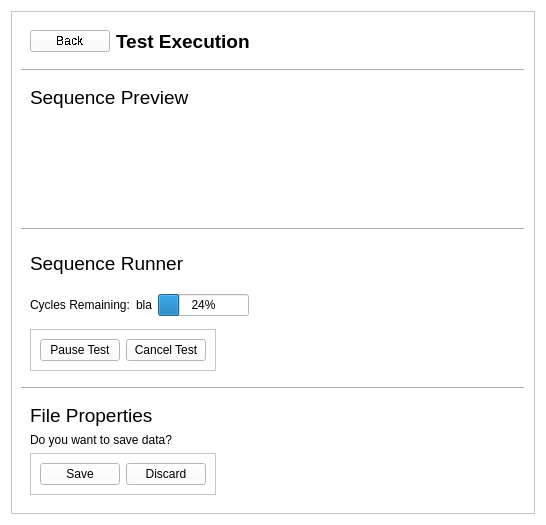
<?xml version="1.0" encoding="UTF-8"?>
<ui version="4.0">
 <class>Frame</class>
 <widget class="QFrame" name="Frame">
  <property name="geometry">
   <rect>
    <x>0</x>
    <y>0</y>
    <width>546</width>
    <height>525</height>
   </rect>
  </property>
  <property name="windowTitle">
   <string>Frame</string>
  </property>
  <property name="styleSheet">
   <string notr="true">*{
	background-color: rgb(255, 255, 255);
}



#headerLine{
	
	color: rgb(0, 0, 0);
}</string>
  </property>
  <layout class="QVBoxLayout" name="verticalLayout">
   <item>
    <widget class="QScrollArea" name="scrollArea">
     <property name="sizeAdjustPolicy">
      <enum>QAbstractScrollArea::AdjustToContents</enum>
     </property>
     <property name="widgetResizable">
      <bool>true</bool>
     </property>
     <widget class="QWidget" name="scrollAreaWidgetContents">
      <property name="geometry">
       <rect>
        <x>0</x>
        <y>0</y>
        <width>532</width>
        <height>511</height>
       </rect>
      </property>
      <layout class="QVBoxLayout" name="verticalLayout_35">
       <item>
        <widget class="QFrame" name="stepReturnMenu">
         <property name="font">
          <font>
           <stylestrategy>NoAntialias</stylestrategy>
           <kerning>true</kerning>
          </font>
         </property>
         <property name="whatsThis">
          <string/>
         </property>
         <property name="autoFillBackground">
          <bool>false</bool>
         </property>
         <property name="styleSheet">
          <string notr="true"/>
         </property>
         <property name="frameShape">
          <enum>QFrame::NoFrame</enum>
         </property>
         <property name="frameShadow">
          <enum>QFrame::Raised</enum>
         </property>
         <property name="lineWidth">
          <number>1</number>
         </property>
         <layout class="QHBoxLayout" name="horizontalLayout_3">
          <item>
           <widget class="QPushButton" name="stepReturnBtn">
            <property name="palette">
             <palette>
              <active>
               <colorrole role="Button">
                <brush brushstyle="SolidPattern">
                 <color alpha="255">
                  <red>255</red>
                  <green>255</green>
                  <blue>255</blue>
                 </color>
                </brush>
               </colorrole>
               <colorrole role="Base">
                <brush brushstyle="SolidPattern">
                 <color alpha="255">
                  <red>255</red>
                  <green>255</green>
                  <blue>255</blue>
                 </color>
                </brush>
               </colorrole>
               <colorrole role="Window">
                <brush brushstyle="SolidPattern">
                 <color alpha="255">
                  <red>255</red>
                  <green>255</green>
                  <blue>255</blue>
                 </color>
                </brush>
               </colorrole>
              </active>
              <inactive>
               <colorrole role="Button">
                <brush brushstyle="SolidPattern">
                 <color alpha="255">
                  <red>255</red>
                  <green>255</green>
                  <blue>255</blue>
                 </color>
                </brush>
               </colorrole>
               <colorrole role="Base">
                <brush brushstyle="SolidPattern">
                 <color alpha="255">
                  <red>255</red>
                  <green>255</green>
                  <blue>255</blue>
                 </color>
                </brush>
               </colorrole>
               <colorrole role="Window">
                <brush brushstyle="SolidPattern">
                 <color alpha="255">
                  <red>255</red>
                  <green>255</green>
                  <blue>255</blue>
                 </color>
                </brush>
               </colorrole>
              </inactive>
              <disabled>
               <colorrole role="Button">
                <brush brushstyle="SolidPattern">
                 <color alpha="255">
                  <red>255</red>
                  <green>255</green>
                  <blue>255</blue>
                 </color>
                </brush>
               </colorrole>
               <colorrole role="Base">
                <brush brushstyle="SolidPattern">
                 <color alpha="255">
                  <red>255</red>
                  <green>255</green>
                  <blue>255</blue>
                 </color>
                </brush>
               </colorrole>
               <colorrole role="Window">
                <brush brushstyle="SolidPattern">
                 <color alpha="255">
                  <red>255</red>
                  <green>255</green>
                  <blue>255</blue>
                 </color>
                </brush>
               </colorrole>
              </disabled>
             </palette>
            </property>
            <property name="text">
             <string>Back</string>
            </property>
           </widget>
          </item>
          <item>
           <widget class="QLabel" name="label_7">
            <property name="sizePolicy">
             <sizepolicy hsizetype="Expanding" vsizetype="Maximum">
              <horstretch>1</horstretch>
              <verstretch>1</verstretch>
             </sizepolicy>
            </property>
            <property name="sizeIncrement">
             <size>
              <width>0</width>
              <height>0</height>
             </size>
            </property>
            <property name="font">
             <font>
              <pointsize>14</pointsize>
              <weight>75</weight>
              <italic>false</italic>
              <bold>true</bold>
              <strikeout>false</strikeout>
              <stylestrategy>PreferDefault</stylestrategy>
             </font>
            </property>
            <property name="cursor">
             <cursorShape>ArrowCursor</cursorShape>
            </property>
            <property name="mouseTracking">
             <bool>false</bool>
            </property>
            <property name="text">
             <string>Test Execution </string>
            </property>
           </widget>
          </item>
         </layout>
        </widget>
       </item>
       <item>
        <widget class="Line" name="line_4">
         <property name="frameShadow">
          <enum>QFrame::Raised</enum>
         </property>
         <property name="orientation">
          <enum>Qt::Horizontal</enum>
         </property>
        </widget>
       </item>
       <item>
        <widget class="QFrame" name="stepSequencePreviewMenu">
         <property name="sizePolicy">
          <sizepolicy hsizetype="Preferred" vsizetype="Expanding">
           <horstretch>0</horstretch>
           <verstretch>0</verstretch>
          </sizepolicy>
         </property>
         <property name="font">
          <font>
           <kerning>true</kerning>
          </font>
         </property>
         <property name="frameShape">
          <enum>QFrame::NoFrame</enum>
         </property>
         <property name="frameShadow">
          <enum>QFrame::Raised</enum>
         </property>
         <layout class="QVBoxLayout" name="verticalLayout_13">
          <item alignment="Qt::AlignTop">
           <widget class="QLabel" name="label_8">
            <property name="font">
             <font>
              <pointsize>14</pointsize>
             </font>
            </property>
            <property name="text">
             <string>Sequence Preview</string>
            </property>
           </widget>
          </item>
          <item>
           <widget class="PlotWidget" name="stepPreviewTestGraphic" native="true">
            <property name="sizePolicy">
             <sizepolicy hsizetype="Preferred" vsizetype="Expanding">
              <horstretch>0</horstretch>
              <verstretch>0</verstretch>
             </sizepolicy>
            </property>
           </widget>
          </item>
         </layout>
        </widget>
       </item>
       <item>
        <widget class="Line" name="line_3">
         <property name="frameShadow">
          <enum>QFrame::Raised</enum>
         </property>
         <property name="lineWidth">
          <number>1</number>
         </property>
         <property name="midLineWidth">
          <number>0</number>
         </property>
         <property name="orientation">
          <enum>Qt::Horizontal</enum>
         </property>
        </widget>
       </item>
       <item>
        <widget class="QFrame" name="stepSequenceRunnerMenu">
         <property name="sizePolicy">
          <sizepolicy hsizetype="Preferred" vsizetype="Expanding">
           <horstretch>0</horstretch>
           <verstretch>0</verstretch>
          </sizepolicy>
         </property>
         <property name="font">
          <font>
           <kerning>true</kerning>
          </font>
         </property>
         <property name="frameShape">
          <enum>QFrame::NoFrame</enum>
         </property>
         <property name="frameShadow">
          <enum>QFrame::Raised</enum>
         </property>
         <layout class="QVBoxLayout" name="verticalLayout_18">
          <item>
           <widget class="QLabel" name="label_10">
            <property name="font">
             <font>
              <pointsize>14</pointsize>
             </font>
            </property>
            <property name="text">
             <string>Sequence Runner</string>
            </property>
           </widget>
          </item>
          <item alignment="Qt::AlignLeft">
           <widget class="QFrame" name="frame_33">
            <property name="frameShape">
             <enum>QFrame::NoFrame</enum>
            </property>
            <property name="frameShadow">
             <enum>QFrame::Raised</enum>
            </property>
            <layout class="QHBoxLayout" name="horizontalLayout_20">
             <property name="leftMargin">
              <number>0</number>
             </property>
             <property name="topMargin">
              <number>0</number>
             </property>
             <property name="bottomMargin">
              <number>0</number>
             </property>
             <item alignment="Qt::AlignLeft">
              <widget class="QLabel" name="label">
               <property name="text">
                <string>Cycles Remaining:</string>
               </property>
              </widget>
             </item>
             <item>
              <widget class="QLabel" name="label_2">
               <property name="text">
                <string>bla</string>
               </property>
              </widget>
             </item>
             <item>
              <widget class="QProgressBar" name="progressBar">
               <property name="value">
                <number>24</number>
               </property>
              </widget>
             </item>
            </layout>
           </widget>
          </item>
          <item alignment="Qt::AlignLeft">
           <widget class="QFrame" name="frame">
            <property name="frameShape">
             <enum>QFrame::StyledPanel</enum>
            </property>
            <property name="frameShadow">
             <enum>QFrame::Raised</enum>
            </property>
            <layout class="QHBoxLayout" name="horizontalLayout">
             <item>
              <widget class="QPushButton" name="pushButton">
               <property name="text">
                <string>Pause Test</string>
               </property>
              </widget>
             </item>
             <item>
              <widget class="QPushButton" name="pushButton_2">
               <property name="text">
                <string>Cancel Test</string>
               </property>
              </widget>
             </item>
            </layout>
           </widget>
          </item>
         </layout>
        </widget>
       </item>
       <item>
        <widget class="Line" name="line_2">
         <property name="font">
          <font>
           <pointsize>10</pointsize>
          </font>
         </property>
         <property name="frameShadow">
          <enum>QFrame::Raised</enum>
         </property>
         <property name="lineWidth">
          <number>1</number>
         </property>
         <property name="orientation">
          <enum>Qt::Horizontal</enum>
         </property>
        </widget>
       </item>
       <item>
        <widget class="QFrame" name="stepSequenceEditorMenu">
         <property name="minimumSize">
          <size>
           <width>0</width>
           <height>15</height>
          </size>
         </property>
         <property name="font">
          <font>
           <stylestrategy>PreferAntialias</stylestrategy>
           <kerning>true</kerning>
          </font>
         </property>
         <property name="frameShape">
          <enum>QFrame::NoFrame</enum>
         </property>
         <property name="frameShadow">
          <enum>QFrame::Raised</enum>
         </property>
         <layout class="QVBoxLayout" name="verticalLayout_33">
          <item>
           <widget class="QLabel" name="label_11">
            <property name="font">
             <font>
              <pointsize>14</pointsize>
              <weight>50</weight>
              <bold>false</bold>
             </font>
            </property>
            <property name="text">
             <string>File Properties</string>
            </property>
           </widget>
          </item>
          <item>
           <widget class="QLabel" name="label_3">
            <property name="text">
             <string>Do you want to save data?</string>
            </property>
           </widget>
          </item>
          <item alignment="Qt::AlignLeft">
           <widget class="QFrame" name="frame_2">
            <property name="frameShape">
             <enum>QFrame::StyledPanel</enum>
            </property>
            <property name="frameShadow">
             <enum>QFrame::Raised</enum>
            </property>
            <layout class="QHBoxLayout" name="horizontalLayout_2">
             <item>
              <widget class="QPushButton" name="pushButton_4">
               <property name="text">
                <string>Save</string>
               </property>
              </widget>
             </item>
             <item>
              <widget class="QPushButton" name="pushButton_3">
               <property name="text">
                <string>Discard</string>
               </property>
              </widget>
             </item>
            </layout>
           </widget>
          </item>
         </layout>
        </widget>
       </item>
      </layout>
     </widget>
    </widget>
   </item>
  </layout>
 </widget>
 <customwidgets>
  <customwidget>
   <class>PlotWidget</class>
   <extends>QWidget</extends>
   <header>pyqtgraph.h</header>
   <container>1</container>
  </customwidget>
 </customwidgets>
 <resources/>
 <connections/>
</ui>
